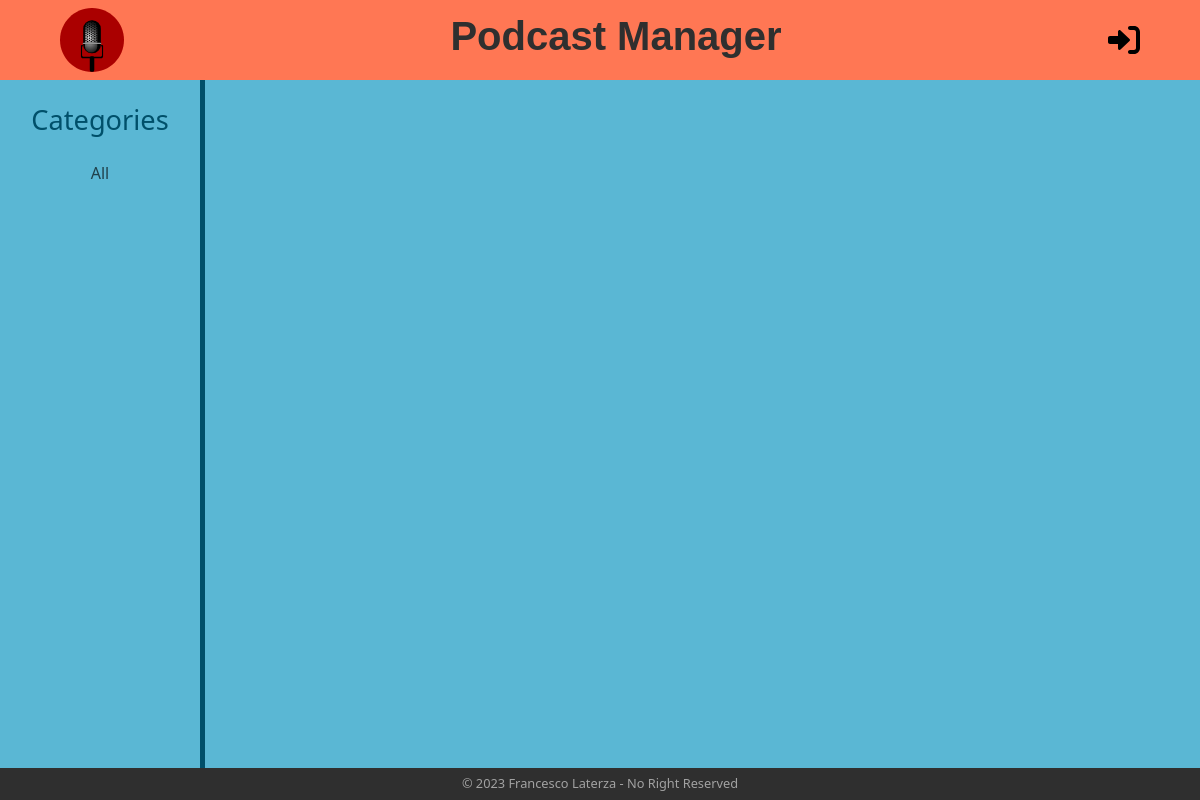
The app's page /category/animals, older data.
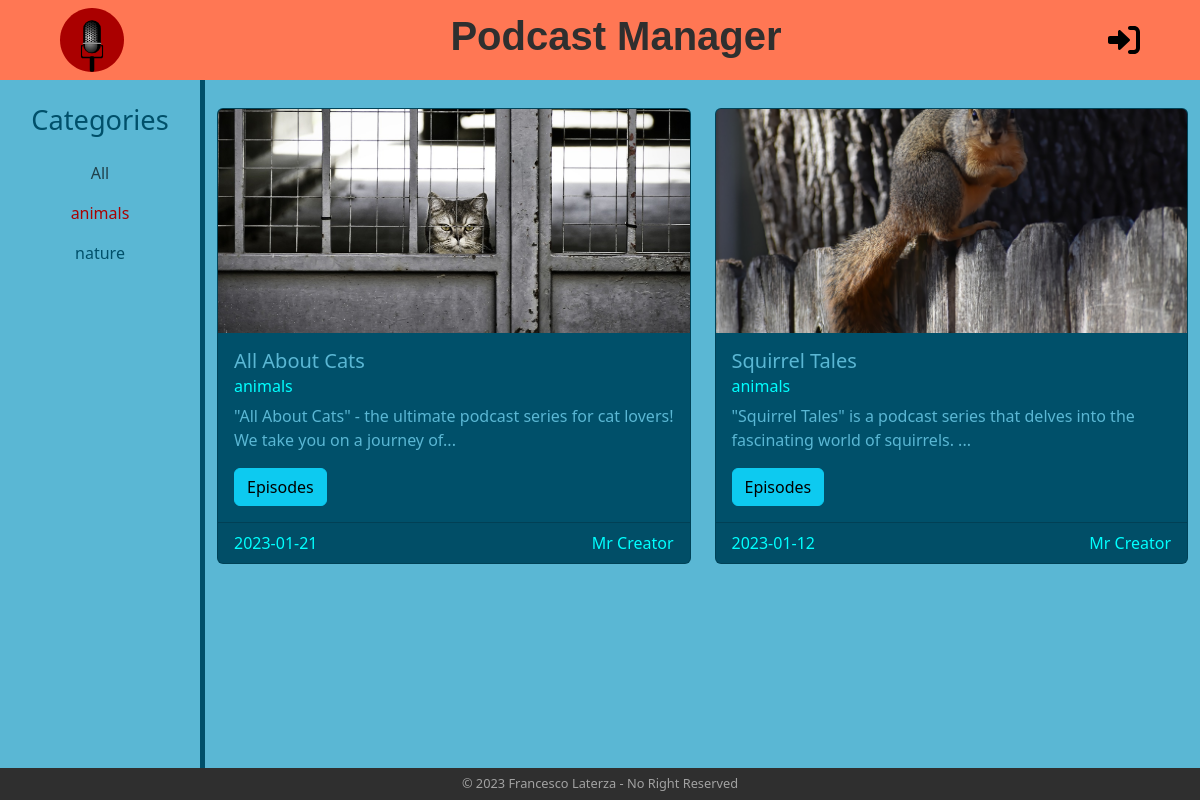
The same page, newer data.
### tables this page shows
CREATE TABLE "series" (
	"id"	INTEGER,
	"title"	TEXT NOT NULL,
	"category"	TEXT NOT NULL,
	"date"	TEXT NOT NULL,
	"text"	TEXT NOT NULL,
	"creator_id"	INTEGER NOT NULL,
	PRIMARY KEY("id" AUTOINCREMENT),
	FOREIGN KEY("creator_id") REFERENCES "users"("id") ON DELETE CASCADE
);

CREATE TABLE "users" (
	"id"	INTEGER,
	"username"	TEXT NOT NULL,
	"email"	TEXT NOT NULL UNIQUE,
	"password"	TEXT NOT NULL,
	"is_creator"	INTEGER NOT NULL,
	PRIMARY KEY("id" AUTOINCREMENT)
);

### app.py (the view)
@app.route("/category/<category>")
def home_category(category):
    if current_user.is_authenticated:
        series_list = series_dao.get_series_by_category(category, current_user.id)
        categories = series_dao.get_categories(current_user.id)
    else:
        series_list = series_dao.get_series_by_category(category, 0)
        categories = series_dao.get_categories(0)
    return render_template("home.html", series_list=series_list, categories=categories, current_category=category, get_creator_name=users_dao.get_user_username_by_id, is_following=follows_dao.is_following)

### dao/series_dao.py (called while the page is built)
def get_series_by_category(category, creator_id):
    conn = sqlite3.connect("db/series.db")
    conn.row_factory = sqlite3.Row
    cursor = conn.cursor()
    sql = "SELECT * FROM series WHERE category = ? AND (date <= ? OR creator_id = ?) ORDER BY date DESC"
    curr_date = date.today()
    cursor.execute(sql, (category, curr_date, creator_id))
    res = cursor.fetchall()
    cursor.close()
    conn.close()
    return res

def get_categories(creator_id):
    conn = sqlite3.connect("db/series.db")
    conn.row_factory = sqlite3.Row
    cursor = conn.cursor()
    sql = "SELECT DISTINCT category FROM series WHERE date <= ? OR creator_id = ?"
    curr_date = date.today()
    cursor.execute(sql, (curr_date, creator_id))
    res = cursor.fetchall()
    cursor.close()
    conn.close()
    return res

### dao/users_dao.py (called while the page is built)
def get_user_by_id(id):
    conn = sqlite3.connect("db/series.db")
    conn.row_factory = sqlite3.Row
    cursor = conn.cursor()
    sql = "SELECT * FROM users WHERE id = ?"
    cursor.execute(sql, (id, ))
    res = cursor.fetchone()
    cursor.close()
    conn.close()
    return res

def get_user_username_by_id(id):
    user = get_user_by_id(id)
    return user["username"]

### templates/home.html (shortened to what this page needs)
{% extends "base.html" %} {% block title %}Home{% endblock %} {% block content%}
<div class="container-fluid">
  <div class="row">
    <aside class="col-lg-2 col-12 mt-4 mb-4 container text-center">
      <div class="row">
        <h3>Categories</h3>
      </div>
      <div class="row">
        <nav class="navbar navbar-expand-lg">
          <div class="container-fluid justify-content-center">
            <div
              class="collapse navbar-collapse justify-content-center"
              id="navbarSupportedContent"
            >
              <ul class="navbar-nav mb-2 mb-lg-0 flex-column">
                <li class="nav-item">
                  <a
                    class="nav-link {% if current_category == 'All' %}active nav-color-active{% endif %}"
                    aria-current="page"
                    href="{{ url_for('home') }}"
                    title="select all category"
                    >All</a
                  >
                </li>
                {% for category in categories %}
                <li class="nav-item">
                  <a
                    class="nav-link {% if current_category == category.category %}active nav-color-active{% else %}nav-color{% endif %}"
                    href="{{ url_for('home_category', category=category.category) }}"
                    title="select category {{ category.category }}"
                    >{{ category.category | e }}</a
                  >
                </li>
                {% endfor %}
              </ul>
            </div>
          </div>
        </nav>
      </div>
    </aside>
    <main class="col-10 container home-main">
      <div class="row row-cols-1 row-cols-md-2 row-cols-xxl-4 g-4 mt-1 mb-4">
        {% for series in series_list %}
        <div class="col">
          <article class="card">
            <img
              src="{{ url_for('static', filename='images/'+series.title.lower().replace(' ', '_').replace('\'', '_')+'.jpeg') }}"
              class="series-image card-img-top"
              alt="series image"
            />
            <section class="card-body">
              <h5 class="card-title">{{ series.title | e }}</h5>
              <h6 class="card-subtitle mb-2 text-muted text-muted-series">
                {{ series.category | e }}
              </h6>
              <p class="card-text">{{ series.text[:90]+'...' | e }}</p>
              <a
                href="{{ url_for('series', series_id=series.id) }}"
                class="btn btn-info"
                title="series page"
                >Episodes</a
              >
            </section>
            <footer
              class="card-footer text-muted text-muted-series d-flex justify-content-between"
            >
              <p class="card-text">{{ series.date | e }}</p>
              <p class="card-text">
                {{ get_creator_name(series.creator_id) | e }}
              </p>
            </footer>
          </article>
        </div>
        {% endfor %}
      </div>
    </main>
  </div>
</div>
{% endblock%}

Row changes from the older to the newer data that the page shows:
added series: shows a picture, title "All About Cats", category "animals", text "\"All About Cats\" - the ultimate podcast series for cat lovers! We take you on a journey of...", date "2023-01-21"
now on this page (row unchanged): users: username "Mr Creator"
added series: shows a picture, title "Squirrel Tales", category "animals", text "\"Squirrel Tales\" is a podcast series that delves into the fascinating world of squirrels. ...", date "2023-01-12"
Text that changed along with them:
new list line: "animals"
new list line: "nature"
